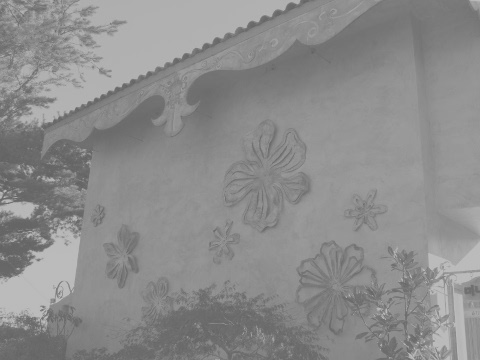
#> input picture img/abnormal.jpg, 480 x 360 px, given in place of the camera
$ python WebCamPencilSketch.py
#> lines starting #> are read from the running program, lines starting #| are printed output that depends on the picture
import cv2

# 웹캠으로부터 영상 가져오기(0 : 컴퓨터에 기본 설치된 웹캠 장치
# cv2.CAP_DSHOW : 화면에 웹캠영상 바로 보여주기)
cam = cv2.VideoCapture(0, cv2.CAP_DSHOW)

# 동영상은 시작부터 종료될때까지 프레임을 지속적으로 받아야하기 때문에 while문을 계속 반복함
while True:

    # 웹캠의 영상은 이미지파일과 유사한 많은 프레임들이 빠르게 움직이면서 보여줌
    # 웹갬의 영상으로부터 프레임 1개마다 읽어오기 위해 사용
    ret, webcam_image = cam.read()
#> webcam_image is the input picture: shape (360, 480, 3); min 96, max 194, mean 140.1

    # 웹갬 영상으로부터 프레임(이미지)를 잘 받았으면 실행함
    if ret is True:

        # 흑백사진으로 변경
        gray = cv2.cvtColor(webcam_image, cv2.COLOR_BGR2GRAY)

        # 변환한 흑백사진을 검정색과 흰색을 변경하기(검정색 -> 흰색 / 흰색 -> 검정색)
        invert = cv2.bitwise_not(gray)
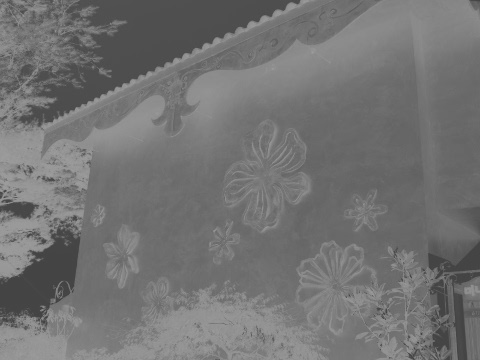
#> invert: shape (360, 480); min 61, max 159, mean 114.9

        # 가우시안 필터링 적용
        # 가우시안 커널(KSize) : 가우시안 커널 크기
        # sigmoX : x방향 sigma로 가우시안 커널 크기(KSize)는 sigmoX 값에 따라 자동 계산
        # 사용 이유 : 밝은 곳은 더 밝게, 어두운 곳은 더 어둡게 변환
        blur = cv2.GaussianBlur(invert, (0, 0), 10)
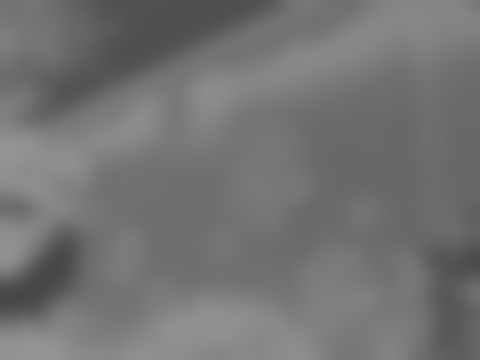
#> blur: shape (360, 480); min 70, max 149, mean 114.9

        # blur 블러 처리한 흑백사진을 검정색과 흰색을 변경하기(검정색 -> 흰색 / 흰색 -> 검정색)
        invertedBlur = cv2.bitwise_not(blur)
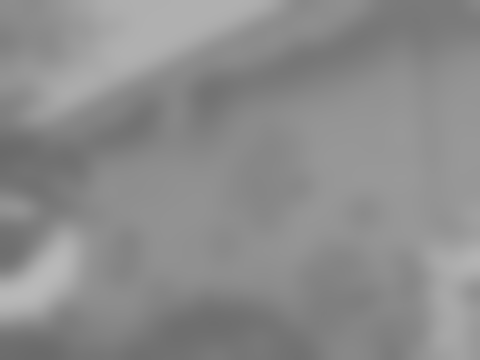
#> invertedBlur: shape (360, 480); min 106, max 185, mean 140.1

        # 스케치 효과를 주기 위해 흑백 사진과 불러 흑백 이미지를 나눈 뒤, 255를 곱함
        sketch = cv2.divide(gray, invertedBlur, scale=255)
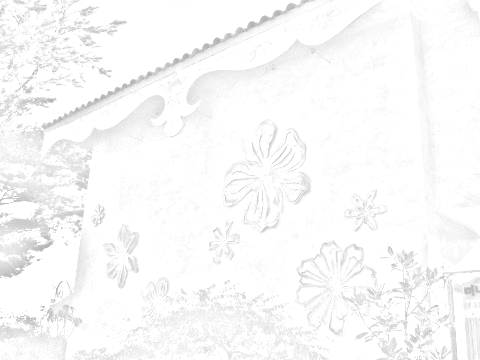
#> sketch: shape (360, 480); min 173, max 255, mean 249

        # 스케치 이미지 보여주기
        cv2.imshow("sketch", sketch)

    # 입력받는 것 대기하기, 작성안하면, 결과창이 바로 닫힘
    if cv2.waitKey(1) > 0:
#> (key Esc is pressed here)
        break

$ run again, on img/children.jpg
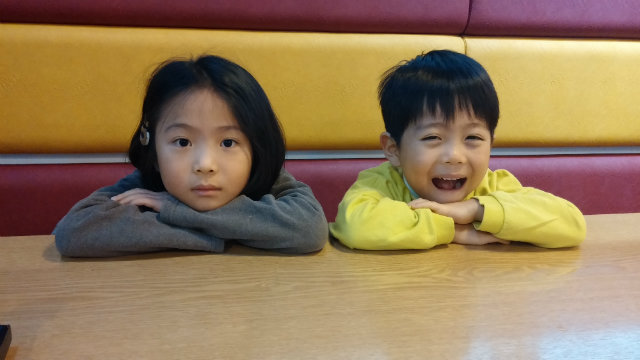
#> input picture img/children.jpg, 640 x 360 px, given in place of the camera
#> webcam_image is the input picture: shape (360, 640, 3); mean B, G, R 87.7, 120.7, 145.5
#> `invertedBlur = cv2.bitwise_not(blur)`:
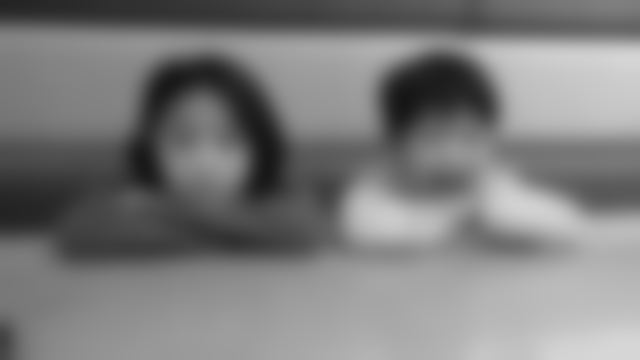
#> invertedBlur: shape (360, 640); min 22, max 214, mean 124.3
#> `sketch = cv2.divide(gray, invertedBlur, scale=255)`:
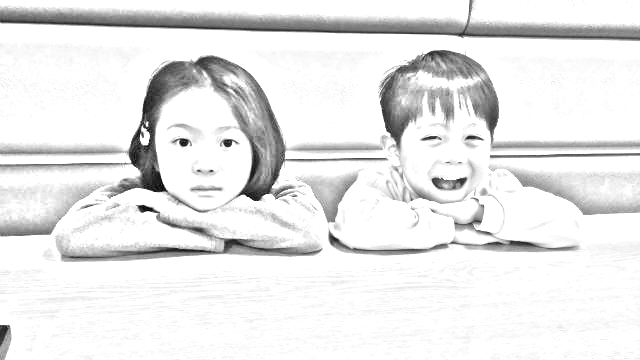
#> sketch: shape (360, 640); min 0, max 255, mean 232.2

$ run again, on img/drawing.jpg
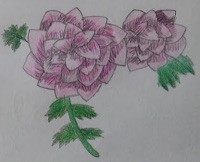
#> input picture img/drawing.jpg, 200 x 162 px, given in place of the camera
#> webcam_image is the input picture: shape (162, 200, 3); mean B, G, R 139.7, 136.3, 140.1
#> `blur = cv2.GaussianBlur(invert, (0, 0), 10)`:
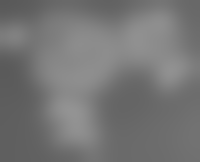
#> blur: shape (162, 200); min 89, max 147, mean 117.2
#> `sketch = cv2.divide(gray, invertedBlur, scale=255)`:
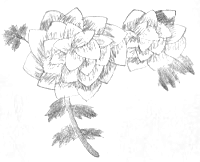
#> sketch: shape (162, 200); min 90, max 255, mean 242.7
